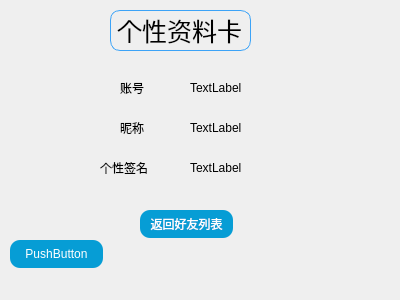
<?xml version="1.0" encoding="UTF-8"?>
<ui version="4.0">
 <class>detail_tail</class>
 <widget class="QWidget" name="detail_tail">
  <property name="geometry">
   <rect>
    <x>0</x>
    <y>0</y>
    <width>400</width>
    <height>300</height>
   </rect>
  </property>
  <property name="windowTitle">
   <string>Form</string>
  </property>
  <widget class="QLabel" name="label">
   <property name="geometry">
    <rect>
     <x>120</x>
     <y>80</y>
     <width>72</width>
     <height>15</height>
    </rect>
   </property>
   <property name="text">
    <string>账号</string>
   </property>
  </widget>
  <widget class="QLabel" name="label_2">
   <property name="geometry">
    <rect>
     <x>120</x>
     <y>120</y>
     <width>72</width>
     <height>15</height>
    </rect>
   </property>
   <property name="text">
    <string>昵称</string>
   </property>
  </widget>
  <widget class="QLabel" name="label_3">
   <property name="geometry">
    <rect>
     <x>100</x>
     <y>160</y>
     <width>72</width>
     <height>15</height>
    </rect>
   </property>
   <property name="text">
    <string>个性签名</string>
   </property>
  </widget>
  <widget class="QLabel" name="label_4">
   <property name="geometry">
    <rect>
     <x>110</x>
     <y>10</y>
     <width>141</width>
     <height>41</height>
    </rect>
   </property>
   <property name="styleSheet">
    <string notr="true">font-size:25px;
border: 1px solid rgb(60,163,247);
border-radius:10px;</string>
   </property>
   <property name="text">
    <string>个性资料卡</string>
   </property>
  </widget>
  <widget class="QLabel" name="label_5">
   <property name="geometry">
    <rect>
     <x>190</x>
     <y>80</y>
     <width>72</width>
     <height>15</height>
    </rect>
   </property>
   <property name="text">
    <string>TextLabel</string>
   </property>
  </widget>
  <widget class="QLabel" name="label_6">
   <property name="geometry">
    <rect>
     <x>190</x>
     <y>120</y>
     <width>72</width>
     <height>15</height>
    </rect>
   </property>
   <property name="text">
    <string>TextLabel</string>
   </property>
  </widget>
  <widget class="QLabel" name="label_7">
   <property name="geometry">
    <rect>
     <x>190</x>
     <y>160</y>
     <width>72</width>
     <height>15</height>
    </rect>
   </property>
   <property name="text">
    <string>TextLabel</string>
   </property>
  </widget>
  <widget class="QPushButton" name="pushButton">
   <property name="geometry">
    <rect>
     <x>140</x>
     <y>210</y>
     <width>93</width>
     <height>28</height>
    </rect>
   </property>
   <property name="styleSheet">
    <string notr="true">QPushButton{ 
     background-color: rgb(6,157,213); 
     border: none;
     border-radius:10px;
     color:white;
}
QPushButton:hover{ 
     background-color: rgb(75,202,255);
}</string>
   </property>
   <property name="text">
    <string>返回好友列表</string>
   </property>
  </widget>
  <widget class="QPushButton" name="pushButton_2">
   <property name="geometry">
    <rect>
     <x>10</x>
     <y>240</y>
     <width>93</width>
     <height>28</height>
    </rect>
   </property>
   <property name="styleSheet">
    <string notr="true">QPushButton{ 
     background-color: rgb(6,157,213); 
     border: none;
     border-radius:10px;
     color:white;
}
QPushButton:hover{ 
     background-color: rgb(75,202,255);
}</string>
   </property>
   <property name="text">
    <string>PushButton</string>
   </property>
  </widget>
 </widget>
 <resources/>
 <connections/>
</ui>
